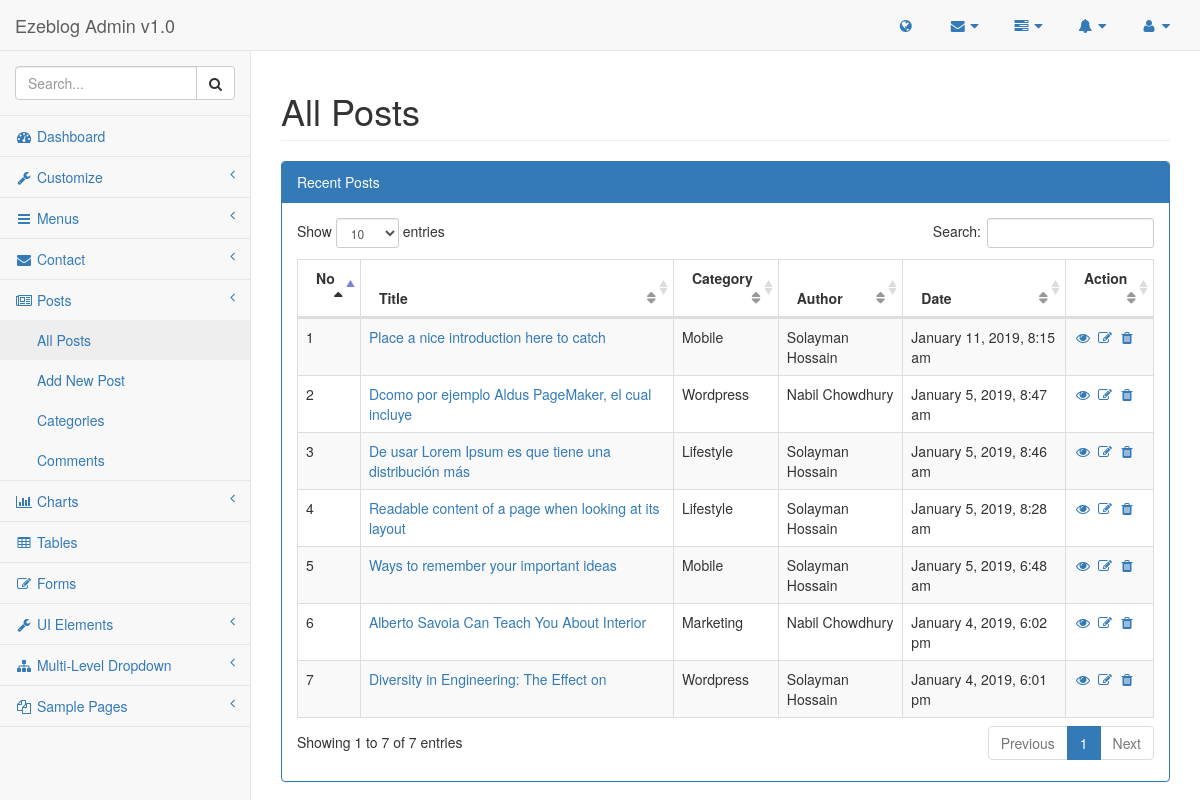
Page /admin/pages/posts.php (signed in) on the earlier database version.
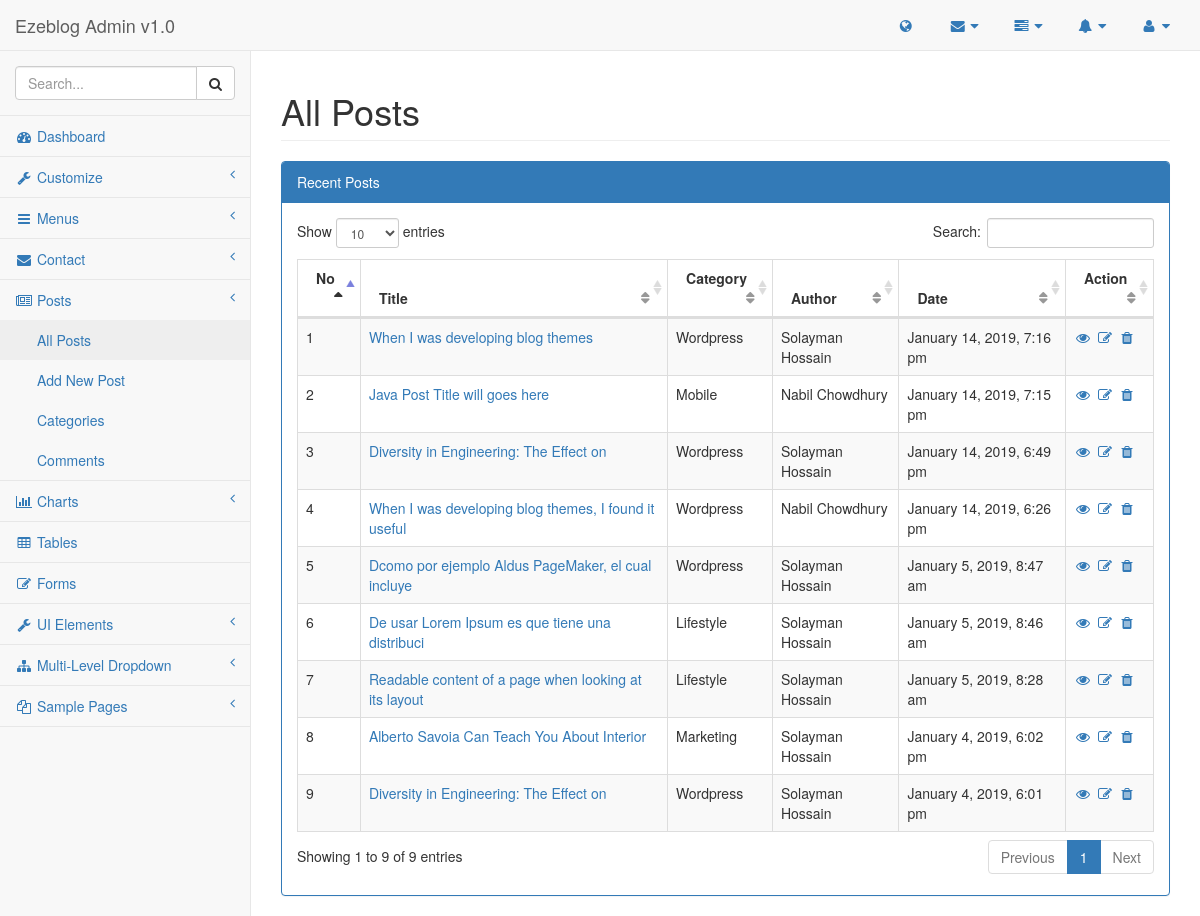
Same page on the later database version.
### tables this page shows
CREATE TABLE `list_posts` (
  `id` int(11) NOT NULL,
  `title` varchar(255) NOT NULL,
  `description` text NOT NULL,
  `category` int(11) NOT NULL,
  `image` varchar(255) NOT NULL,
  `tags` varchar(255) NOT NULL,
  `metatitle` varchar(255) NOT NULL,
  `metadescription` varchar(255) NOT NULL,
  `author` int(11) NOT NULL,
  `created_at` timestamp NOT NULL DEFAULT CURRENT_TIMESTAMP
);

CREATE TABLE `list_category` (
  `id` int(11) NOT NULL,
  `name` varchar(255) NOT NULL
);

CREATE TABLE `list_user` (
  `id` int(11) NOT NULL,
  `firstname` varchar(255) NOT NULL,
  `lastname` varchar(255) NOT NULL,
  `username` varchar(255) NOT NULL,
  `photo` varchar(255) NOT NULL,
  `email` varchar(255) NOT NULL,
  `details` varchar(255) NOT NULL,
  `password` varchar(255) NOT NULL,
  `birth` date NOT NULL,
  `role` int(11) NOT NULL DEFAULT '1',
  `created_at` timestamp NOT NULL DEFAULT CURRENT_TIMESTAMP
);

### lib/database.php (called while the page is built, shortened)
<?php
Class Database{
    public $host   = DB_HOST;
    public $user   = DB_USER;
    public $pass   = DB_PASS;
    public $name   = DB_NAME;
    public $link;
    private function connectDB(){
        $this->link = new mysqli($this->host, $this->user, $this->pass, $this->name);
    }
    public function select($query){
        $result = $this->link->query($query) or die($this->link->error.__LINE__);
        if($result->num_rows > 0){
            return $result;
        } else {
            return false;
        }
    }
}
?>

### lib/format.php (called while the page is built, shortened)
<?php
    class Format{
        public function formatDate($date){
            return date('F j, Y, g:i a', strtotime($date));
        }
    }
?>

### admin/pages/posts.php (the view, shortened to what this page needs)
<?php include '../inc/header.php'; ?>
<?php include '../inc/sidebar.php'; ?>
<div id="page-wrapper">
    <div class="row">
        <div class="col-lg-12">
            <h1 class="page-header">All Posts</h1>
        </div>
    </div>
    <div class="row">
        <div class="col-lg-12">
            <div class="panel panel-primary">
                <div class="panel-heading">
                    Recent Posts
                </div>
                <div class="panel-body">
                    <table width="100%" class="table table-striped table-bordered table-hover" id="dataTables-subscribe">
                        <thead>
                        <tr>
                            <th>No</th>
                            <th>Title</th>
                            <th>Category</th>
                            <th>Author</th>
                            <th>Date</th>
                            <th>Action</th>
                        </tr>
                        </thead>
                        <tbody>
                        <?php
                            $query = "SELECT list_posts.id, title, description, image, list_posts.created_at, list_posts.category, name, firstname, lastname, username  FROM list_posts, list_category, list_user WHERE list_category.id = list_posts.category AND list_user.id = list_posts.author ORDER BY list_posts.id DESC";
                            $posts = $database->select($query);
                            if($posts){
                            $i = 0;
                            while($result = $posts->fetch_assoc()){
                            $i++
                         ?>
                                <tr class="odd gradeX">
                                    <td><?php echo $i; ?></td>
                                    <td  class="center"><a href="editpost.php?edit=<?php echo $result['id']; ?>"><?php echo $result['title']; ?></a></td>
                                    <td  class="text-capitalize"><?php echo $result['name']; ?></td>
                                    <td  class="center"><?php echo $result['firstname'] . ' ' . $result['lastname']; ?></td>
                                    <td><?php echo $format->formatDate($result['created_at']); ?></td>
                                    <td  class="center"><a href="<?php echo SITE_URL; ?>post.php?id=<?php echo $result['id']; ?>" target="_blank"> <i class="fa fa-eye fa-fw"></i> </a> <a href="editpost.php?edit=<?php echo $result['id']; ?>"><i class="fa fa-edit  fa-fw"></i></a>  <a onclick="return confirm('Are you sure?')" href="?delete=<?php echo $result['id']; ?>"><i class="fa fa-trash  fa-fw"></i></a>  </td>
                                </tr>
                        <?php
                                }
                            }
                        ?>
                        </tbody>
                    </table>
                </div>
            </div>
        </div>
    </div>
</div>
<?php include '../inc/footer.php'; ?>

### admin/inc/header.php (shortened to what this page needs)
<?php include '../../lib/database.php'; ?>
<?php include '../../lib/format.php'; ?>
<?php
    $database = new Database();
    $format = new Format();
?>
<!DOCTYPE html>
<html lang="en">
<head>
    <link href="../vendor/bootstrap/css/bootstrap.min.css" rel="stylesheet">
    <link href="../vendor/metisMenu/metisMenu.min.css" rel="stylesheet">
    <link href="../dist/css/sb-admin-2.css" rel="stylesheet">
    <link href="../dist/css/custom.css" rel="stylesheet">
    <link href="../vendor/datatables-plugins/dataTables.bootstrap.css" rel="stylesheet">
    <link href="../vendor/datatables-responsive/dataTables.responsive.css" rel="stylesheet">
    <link href="../vendor/morrisjs/morris.css" rel="stylesheet">
    <link href="../vendor/summernote/summernote-bs4.css" rel="stylesheet">
    <link href="../vendor/font-awesome/css/font-awesome.min.css" rel="stylesheet" type="text/css">
</head>
<body>
<div id="wrapper">
    <nav class="navbar navbar-default navbar-static-top" role="navigation" style="margin-bottom: 0">
        <div class="navbar-header">
            <a class="navbar-brand" href="index.php">Ezeblog Admin v1.0</a>
        </div>
        <ul class="nav navbar-top-links navbar-right">
            <li>
                <a href="<?php echo SITE_URL; ?>" target="_blank"><i class="fa fa-globe fa-fw"></i></a>
            </li>
            <li class="dropdown">
                <a class="dropdown-toggle" data-toggle="dropdown" href="#">
                    <i class="fa fa-envelope fa-fw"></i> <i class="fa fa-caret-down"></i>
                </a>
            </li>
            <li class="dropdown">
                <a class="dropdown-toggle" data-toggle="dropdown" href="#">
                    <i class="fa fa-tasks fa-fw"></i> <i class="fa fa-caret-down"></i>
                </a>
            </li>
            <li class="dropdown">
                <a class="dropdown-toggle" data-toggle="dropdown" href="#">
                    <i class="fa fa-bell fa-fw"></i> <i class="fa fa-caret-down"></i>
                </a>
            </li>
            <li class="dropdown">
                <a class="dropdown-toggle" data-toggle="dropdown" href="#">
                    <i class="fa fa-user fa-fw"></i> <i class="fa fa-caret-down"></i>
                </a>
            </li>
        </ul>

### admin/inc/sidebar.php (shortened to what this page needs)
<div class="navbar-default sidebar" role="navigation">
    <div class="sidebar-nav navbar-collapse">
        <ul class="nav" id="side-menu">
            <li class="sidebar-search">
                <div class="input-group custom-search-form">
                    <input type="text" class="form-control" placeholder="Search...">
                    <span class="input-group-btn">
                                <button class="btn btn-default" type="button">
                                    <i class="fa fa-search"></i>
                                </button>
                            </span>
                </div>
            </li>
            <li>
                <a href="index.php"><i class="fa fa-dashboard fa-fw"></i> Dashboard</a>
            </li>
            <li>
                <a href="#"><i class="fa fa-wrench fa-fw"></i> Customize<span class="fa arrow"></span></a>
            </li>
            <li>
                <a href="#"><i class="fa fa-bars fa-fw"></i> Menus<span class="fa arrow"></span></a>
            </li>
            <li>
                <a href="#"><i class="fa fa-envelope fa-fw"></i> Contact<span class="fa arrow"></span></a>
            </li>
            <li>
                <a href="#"><i class="fa fa-newspaper-o fa-fw"></i> Posts<span class="fa arrow"></span></a>
                <ul class="nav nav-second-level">
                    <li>
                        <a href="posts.php">All Posts</a>
                    </li>
                    <li>
                        <a href="addpost.php">Add New Post</a>
                    </li>
                    <li>
                        <a href="category.php">Categories</a>
                    </li>
                    <li>
                        <a href="comments.php">Comments</a>
                    </li>
                </ul>
            </li>
            <li>
                <a href="#"><i class="fa fa-bar-chart-o fa-fw"></i> Charts<span class="fa arrow"></span></a>
            </li>
            <li>
                <a href="tables.php"><i class="fa fa-table fa-fw"></i> Tables</a>
            </li>
            <li>
                <a href="forms.php"><i class="fa fa-edit fa-fw"></i> Forms</a>
            </li>
            <li>
                <a href="#"><i class="fa fa-wrench fa-fw"></i> UI Elements<span class="fa arrow"></span></a>
            </li>
            <li>
                <a href="#"><i class="fa fa-sitemap fa-fw"></i> Multi-Level Dropdown<span class="fa arrow"></span></a>
            </li>
            <li>
                <a href="#"><i class="fa fa-files-o fa-fw"></i> Sample Pages<span class="fa arrow"></span></a>
            </li>
        </ul>
    </div>
</div>
</nav>

### admin/inc/footer.php (shortened to what this page needs)
</div>
</body>
</html>

Differences in the rows shown:
removed list_posts: title "Place a nice introduction here to catch", category.name "Mobile", author.firstname "Solayman", author.lastname "Hossain", created_at "January 11, 2019, 8:15 am"
removed list_posts: title "Ways to remember your important ideas", category.name "Mobile", author.firstname "Solayman", author.lastname "Hossain", created_at "January 5, 2019, 6:48 am"
added list_posts: title "When I was developing blog themes", category.name "Wordpress", author.firstname "Solayman", author.lastname "Hossain", created_at "January 14, 2019, 7:16 pm"
added list_posts: title "Java Post Title will goes here", category.name "Mobile", author.firstname "Nabil", author.lastname "Chowdhury", created_at "January 14, 2019, 7:15 pm"
added list_posts: title "Diversity in Engineering: The Effect on", category.name "Wordpress", author.firstname "Solayman", author.lastname "Hossain", created_at "January 14, 2019, 6:49 pm"
added list_posts: title "When I was developing blog themes, I found it useful", category.name "Wordpress", author.firstname "Nabil", author.lastname "Chowdhury", created_at "January 14, 2019, 6:26 pm"
changed list_posts "Dcomo por ejemplo Aldus PageMaker, el cual incluye": author.firstname "Nabil" → "Solayman"; author.lastname "Chowdhury" → "Hossain"
changed list_posts: title "De usar Lorem Ipsum es que tiene una distribución más" → "De usar Lorem Ipsum es que tiene una distribuci"
changed list_posts "Alberto Savoia Can Teach You About Interior": author.firstname "Nabil" → "Solayman"; author.lastname "Chowdhury" → "Hossain"
Other differences:
text written by a page script: "Show entries Search: Showing 1 to 7 of 7 entries Previous 1 Next" → "Show entries Search: Showing 1 to 9 of 9 entries Previous 1 Next"
